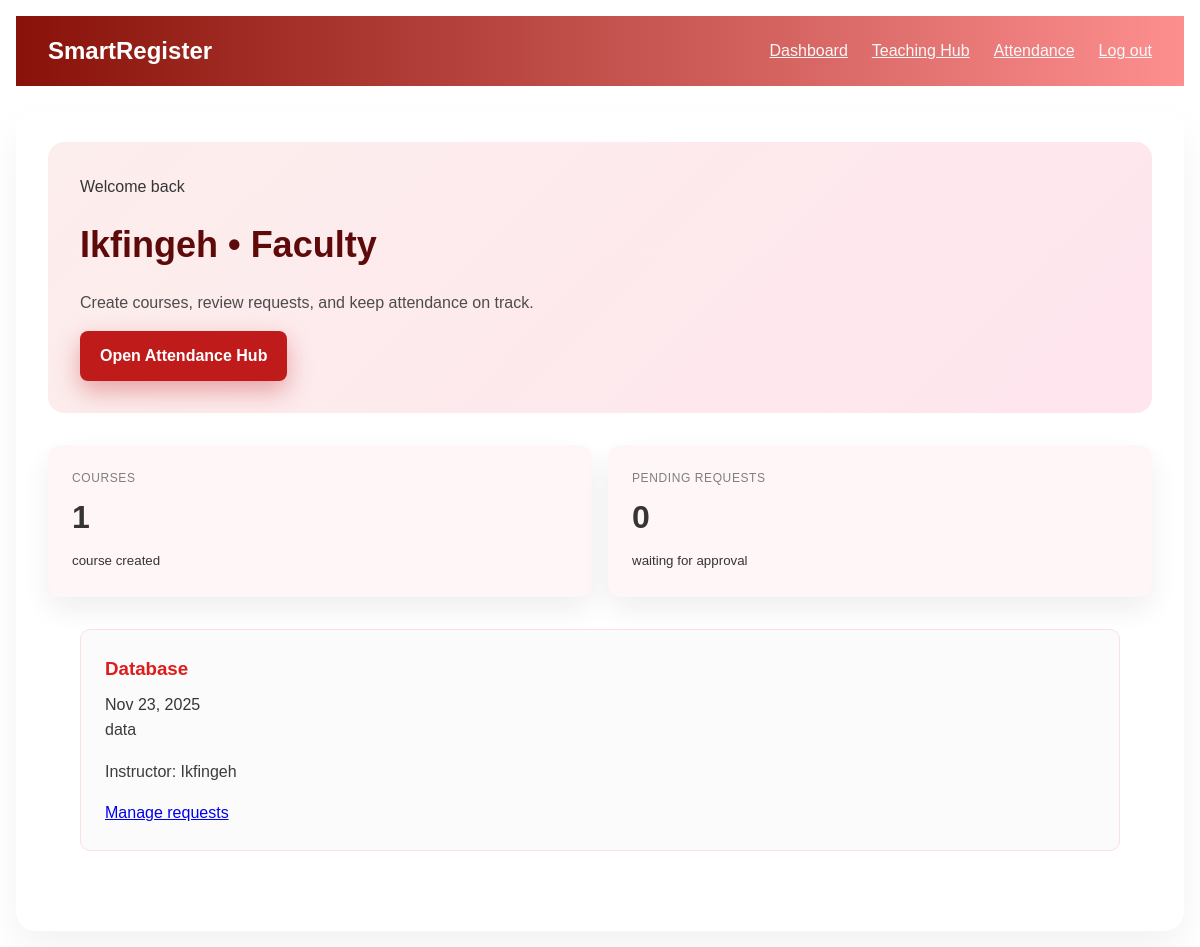
Before: /dashboard.php (signed in) with the older database file.
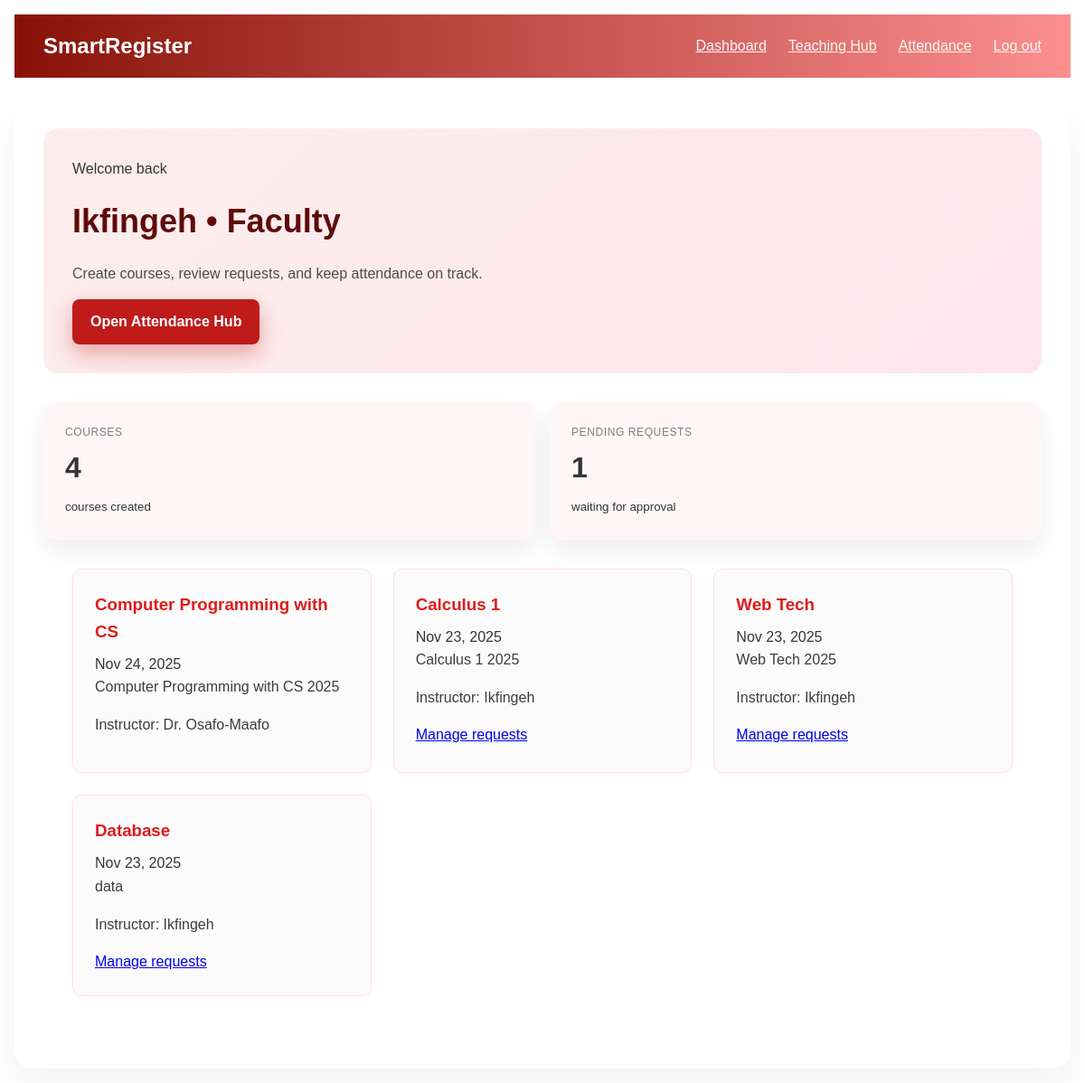
After: the same page with the newer database file.
### tables this page shows
CREATE TABLE courses (
            id INTEGER PRIMARY KEY AUTOINCREMENT,
            title TEXT NOT NULL,
            description TEXT,
            instructor_id INTEGER NOT NULL,
            created_at TEXT NOT NULL DEFAULT CURRENT_TIMESTAMP,
            FOREIGN KEY (instructor_id) REFERENCES users(id) ON DELETE CASCADE
        );

CREATE TABLE users (
            id INTEGER PRIMARY KEY AUTOINCREMENT,
            name TEXT NOT NULL,
            email TEXT NOT NULL UNIQUE,
            password_hash TEXT NOT NULL,
            role TEXT NOT NULL CHECK(role IN ("faculty", "student", "intern")),
            created_at TEXT NOT NULL DEFAULT CURRENT_TIMESTAMP
        );

### functions.php (called while the page is built, shortened)
<?php
function escape(string $value): string
{
    return htmlspecialchars($value, ENT_QUOTES, 'UTF-8');
}
function require_login(): array
{
    return $_SESSION['user'];
}

### dashboard.php (the view, shortened to what this page needs)
<?php
require_once __DIR__ . '/config.php';
require_once __DIR__ . '/functions.php';
$user = require_login();
$totalCourses = (int) $pdo->query('SELECT COUNT(*) FROM courses')->fetchColumn();
if ($user['role'] === 'faculty') {
    $pendingRequests = $pdo->prepare(
        'SELECT COUNT(*) FROM join_requests jr
         JOIN courses c ON jr.course_id = c.id
         WHERE c.instructor_id = :instructor_id AND jr.status = "pending"'
    );
    $pendingRequests->execute(['instructor_id' => $user['id']]);
    $pendingRequestsCount = (int) $pendingRequests->fetchColumn();
} else {
    $pendingRequests = $pdo->prepare(
        'SELECT COUNT(*) FROM join_requests WHERE student_id = :student_id AND status = "pending"'
    );
    $pendingRequests->execute(['student_id' => $user['id']]);
    $pendingRequestsCount = (int) $pendingRequests->fetchColumn();
}
$courseList = $pdo->query(
    'SELECT c.id, c.title, c.description, c.created_at, u.name AS instructor
     FROM courses c
     JOIN users u ON u.id = c.instructor_id
     ORDER BY c.created_at DESC'
)->fetchAll(PDO::FETCH_ASSOC);
?>
<!DOCTYPE html>
<html lang="en">
<head>
  <link rel="stylesheet" href="style.css" />
</head>
<body>
  <nav class="primary-nav">
    <div class="logo">SmartRegister</div>
    <div class="nav-links">
      <a href="dashboard.php" class="active">Dashboard</a>
      <?php if (in_array($user['role'], ['faculty', 'intern'], true)): ?>
        <a href="faculty.php">Teaching Hub</a>
        <a href="attendance_manage.php">Attendance</a>
      <?php endif; ?>
      <a href="logout.php">Log out</a>
    </div>
  </nav>
  <main class="dashboard-main">
    <section class="hero">
      <p class="eyebrow">Welcome back</p>
      <h1><?php echo escape($user['name']); ?> • <?php echo escape(ucfirst($user['role'])); ?></h1>
      <p class="subtitle">Create courses, review requests, and keep attendance on track.</p>
      <div class="actions">
        <?php if (in_array($user['role'], ['faculty', 'intern'], true)): ?>
          <a class="primary" href="attendance_manage.php">Open Attendance Hub</a>
        <?php elseif ($user['role'] === 'student'): ?>
          <a class="primary" href="student_dashboard.php">Go to Student Portal</a>
        <?php else: ?>
          <a class="primary" href="dashboard.php">View overview</a>
        <?php endif; ?>
      </div>
    </section>
    <section class="stats">
      <article>
        <p class="label">Courses</p>
        <h2><?php echo $totalCourses; ?></h2>
        <small><?php echo $totalCourses === 1 ? 'course created' : 'courses created'; ?></small>
      </article>
      <article>
        <p class="label">Pending requests</p>
        <h2><?php echo $pendingRequestsCount; ?></h2>
        <small>waiting for <?php echo $user['role'] === 'faculty' ? 'approval' : 'a response'; ?></small>
      </article>
    </section>
    <section id="courseGrid" class="course-grid" aria-label="Available courses">
      <?php if (empty($courseList)): ?>
        <p class="empty-state">No courses have been created yet.</p>
      <?php else: ?>
        <?php foreach ($courseList as $course): ?>
          <article class="course-card">
            <div class="course-card__header">
              <h3><?php echo escape($course['title']); ?></h3>
              <span><?php echo date('M j, Y', strtotime($course['created_at'])); ?></span>
            </div>
            <p><?php echo escape($course['description'] ?: 'No description yet.'); ?></p>
            <p class="muted">Instructor: <?php echo escape($course['instructor']); ?></p>
            <div class="course-card__actions">
              <?php if ($user['role'] === 'student'): ?>
                <a class="secondary" href="student_dashboard.php#courses">Request to join</a>
              <?php elseif ($user['role'] === 'faculty' && $course['instructor'] === $user['name']): ?>
                <a class="secondary" href="faculty.php#requests">Manage requests</a>
              <?php endif; ?>
            </div>
          </article>
        <?php endforeach; ?>
      <?php endif; ?>
    </section>
  </main>
</body>
</html>

Changed rows visible on the page:
now on this page (row unchanged): users: name "Ikfingeh"
added courses: title "Computer Programming with CS", created_at "Nov 24, 2025", description "Computer Programming with CS 2025", instructor.name "Dr. Osafo-Maafo"
added courses: title "Calculus 1", created_at "Nov 23, 2025", description "Calculus 1 2025", instructor.name "Ikfingeh", shows "Manage requests"
added courses: title "Web Tech", created_at "Nov 23, 2025", description "Web Tech 2025", instructor.name "Ikfingeh", shows "Manage requests"
Other visible differences:
$totalCourses: "1" → "4"
$pendingRequestsCount: "0" → "1"
$user['name']: "Ikfingeh" → (not shown)
text no longer shown: "course created"
text now shown: "courses created"
